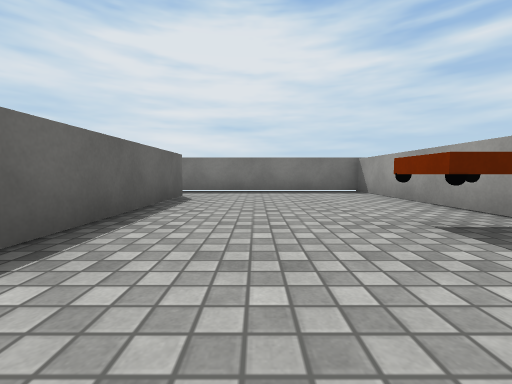
view 1 (above)

12 first-person views from a walk through a Unity game level. The camera is 0.44 m above the floor, tilts 4° down and sees 90° across. The floor is counted in squares, 1 m on a side. Each view is taken from the middle of a square. On the plan, view 1 faces up. The plan holds only what a view shows up to about 9 squares ahead; the rest is blank. Surface patterns are stand-ins for the level's own textures.

view 2
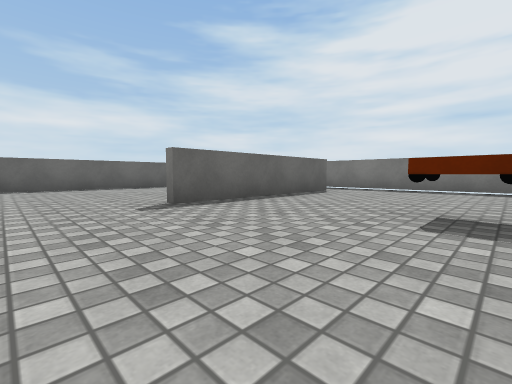

view 3
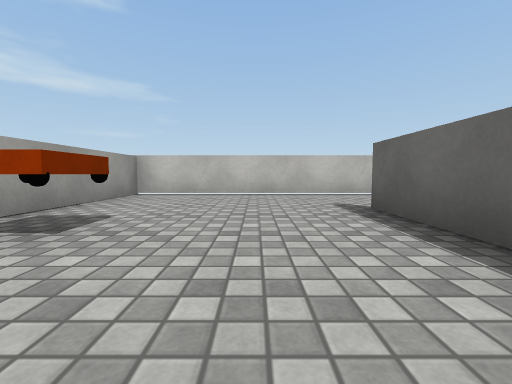

view 4
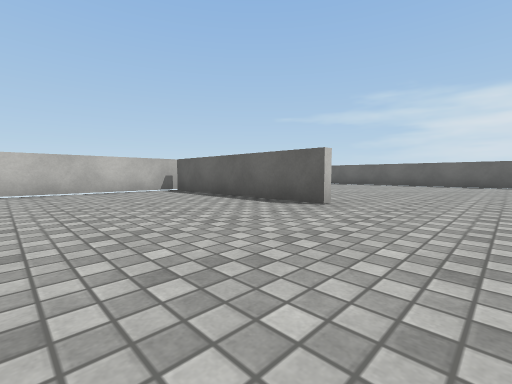

view 5
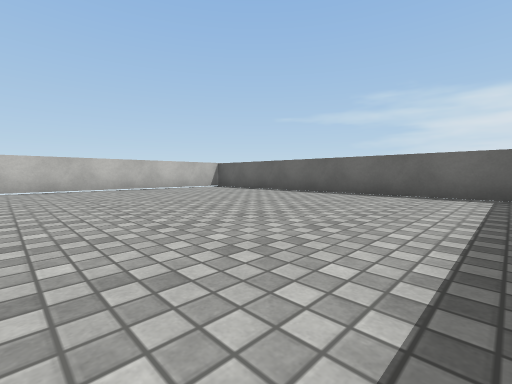

view 6
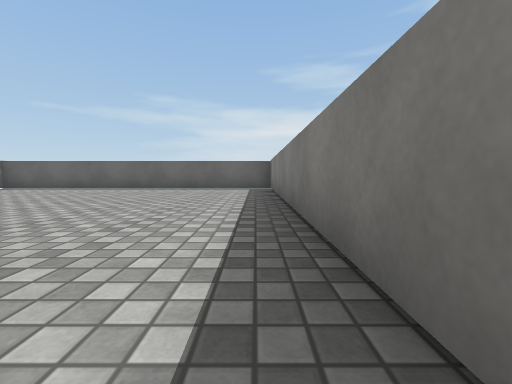

view 7
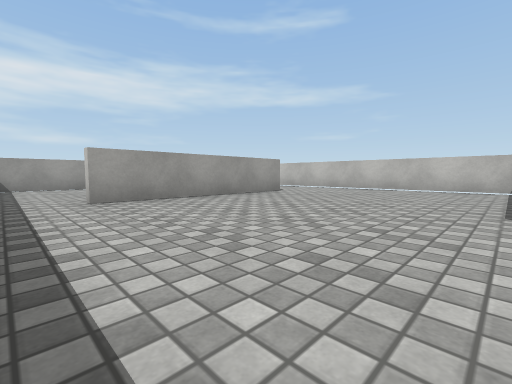

view 8
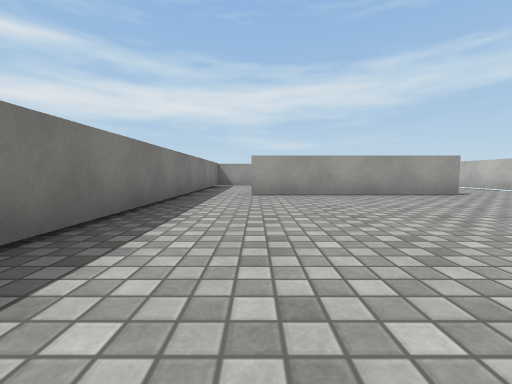

view 9
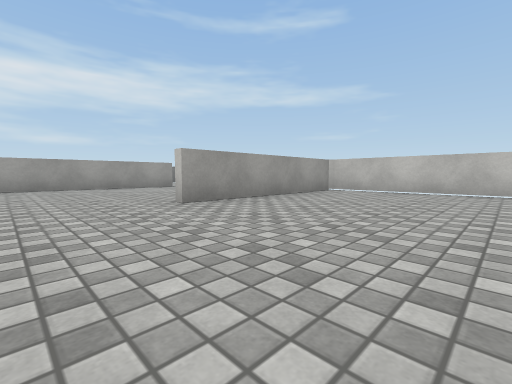

view 10
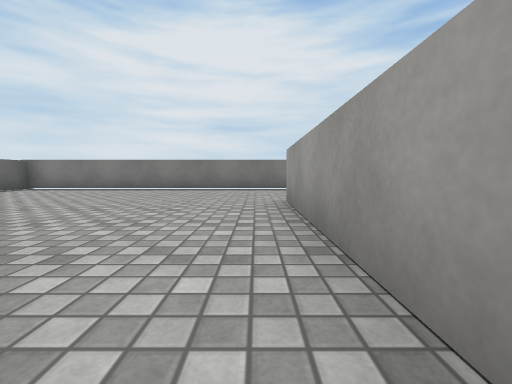

view 11
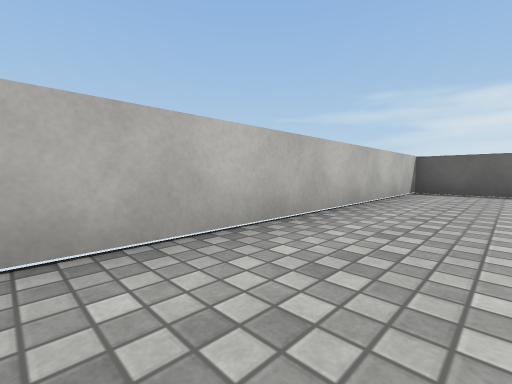

view 12
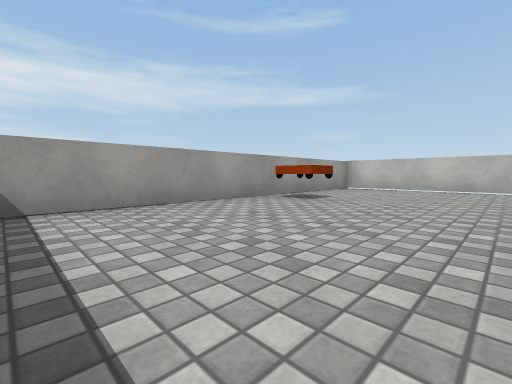

### Floor plan
Points are (right, up) in squares from view 1. A wall is a line through its corners. A room is listed if a view was taken in it or the views show most of it. See-through windows are left out.
Room 1 (views 1, 2, 3, 12)
walls: (-1.5, 5.1) (-1.5, 0.8); (-1.4, -1.5) (2.6, -1.5) (2.6, 6.4) (-1.4, 6.4)
ways out: opening at (-1, -0.5) to room 2; opening at (-1, 6) to room 2
objects: other object (2, 2)
Room 2 (views 4, 5, 6, 7, 8, 9, 10, 11)
walls: (-6.3, 3.1) (-6.3, -1.2); (-6.5, -1.2) (-6.5, 3.1); (-1.7, 0.8) (-1.7, 5.1); (-1.4, 6.4) (-13.6, 6.4) (-13.6, -1.5) (-1.4, -1.5)
ways out: opening at (-1, -0.5) to room 1; opening at (-1, 6) to room 1

Positions as (right, up) in squares from view 1, and headings:
1: (0, 0), facing up
2: (2, -1), facing up-left
3: (0, 4), facing down
4: (-3, 5), facing down-left
5: (-8, 6), facing down-left
6: (-6, 6), facing left
7: (-6, 6), facing down-right
8: (-7, 5), facing right
9: (-10, 5), facing down-right
10: (-7, -1), facing up
11: (-7, 0), facing down-left
12: (-1, 6), facing down-right
